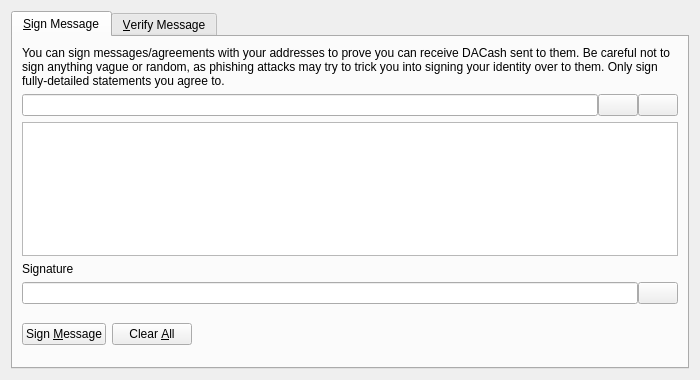
<?xml version="1.0" encoding="UTF-8"?>
<ui version="4.0">
 <class>SignVerifyMessageDialog</class>
 <widget class="QDialog" name="SignVerifyMessageDialog">
  <property name="geometry">
   <rect>
    <x>0</x>
    <y>0</y>
    <width>700</width>
    <height>380</height>
   </rect>
  </property>
  <property name="windowTitle">
   <string>Signatures - Sign / Verify a Message</string>
  </property>
  <property name="modal">
   <bool>true</bool>
  </property>
  <layout class="QVBoxLayout" name="verticalLayout">
   <item>
    <widget class="QTabWidget" name="tabWidget">
     <property name="currentIndex">
      <number>0</number>
     </property>
     <widget class="QWidget" name="tabSignMessage">
      <attribute name="title">
       <string>&amp;Sign Message</string>
      </attribute>
      <layout class="QVBoxLayout" name="verticalLayout_SM">
       <item>
        <widget class="QLabel" name="infoLabel_SM">
         <property name="text">
          <string>You can sign messages/agreements with your addresses to prove you can receive DACash sent to them. Be careful not to sign anything vague or random, as phishing attacks may try to trick you into signing your identity over to them. Only sign fully-detailed statements you agree to.</string>
         </property>
         <property name="textFormat">
          <enum>Qt::PlainText</enum>
         </property>
         <property name="wordWrap">
          <bool>true</bool>
         </property>
        </widget>
       </item>
       <item>
        <layout class="QHBoxLayout" name="horizontalLayout_1_SM">
         <property name="spacing">
          <number>0</number>
         </property>
         <item>
          <widget class="QValidatedLineEdit" name="addressIn_SM">
           <property name="toolTip">
            <string>The DACash address to sign the message with</string>
           </property>
          </widget>
         </item>
         <item>
          <widget class="QPushButton" name="addressBookButton_SM">
           <property name="toolTip">
            <string>Choose previously used address</string>
           </property>
           <property name="text">
            <string/>
           </property>
           <property name="shortcut">
            <string>Alt+A</string>
           </property>
           <property name="autoDefault">
            <bool>false</bool>
           </property>
          </widget>
         </item>
         <item>
          <widget class="QPushButton" name="pasteButton_SM">
           <property name="toolTip">
            <string>Paste address from clipboard</string>
           </property>
           <property name="text">
            <string/>
           </property>
           <property name="shortcut">
            <string>Alt+P</string>
           </property>
           <property name="autoDefault">
            <bool>false</bool>
           </property>
          </widget>
         </item>
        </layout>
       </item>
       <item>
        <widget class="QPlainTextEdit" name="messageIn_SM">
         <property name="toolTip">
          <string>Enter the message you want to sign here</string>
         </property>
        </widget>
       </item>
       <item>
        <widget class="QLabel" name="signatureLabel_SM">
         <property name="text">
          <string>Signature</string>
         </property>
         <property name="textFormat">
          <enum>Qt::PlainText</enum>
         </property>
        </widget>
       </item>
       <item>
        <layout class="QHBoxLayout" name="horizontalLayout_2_SM">
         <property name="spacing">
          <number>0</number>
         </property>
         <item>
          <widget class="QLineEdit" name="signatureOut_SM">
           <property name="font">
            <font>
             <italic>true</italic>
            </font>
           </property>
           <property name="readOnly">
            <bool>true</bool>
           </property>
          </widget>
         </item>
         <item>
          <widget class="QPushButton" name="copySignatureButton_SM">
           <property name="toolTip">
            <string>Copy the current signature to the system clipboard</string>
           </property>
           <property name="text">
            <string/>
           </property>
           <property name="autoDefault">
            <bool>false</bool>
           </property>
          </widget>
         </item>
        </layout>
       </item>
       <item>
        <layout class="QHBoxLayout" name="horizontalLayout_3_SM">
         <item>
          <widget class="QPushButton" name="signMessageButton_SM">
           <property name="toolTip">
            <string>Sign the message to prove you own this DACash address</string>
           </property>
           <property name="text">
            <string>Sign &amp;Message</string>
           </property>
           <property name="autoDefault">
            <bool>false</bool>
           </property>
          </widget>
         </item>
         <item>
          <widget class="QPushButton" name="clearButton_SM">
           <property name="toolTip">
            <string>Reset all sign message fields</string>
           </property>
           <property name="text">
            <string>Clear &amp;All</string>
           </property>
           <property name="autoDefault">
            <bool>false</bool>
           </property>
          </widget>
         </item>
         <item>
          <spacer name="horizontalSpacer_1_SM">
           <property name="orientation">
            <enum>Qt::Horizontal</enum>
           </property>
           <property name="sizeHint" stdset="0">
            <size>
             <width>40</width>
             <height>48</height>
            </size>
           </property>
          </spacer>
         </item>
         <item>
          <widget class="QLabel" name="statusLabel_SM">
           <property name="font">
            <font>
             <weight>75</weight>
             <bold>true</bold>
            </font>
           </property>
           <property name="text">
            <string/>
           </property>
           <property name="wordWrap">
            <bool>true</bool>
           </property>
          </widget>
         </item>
         <item>
          <spacer name="horizontalSpacer_2_SM">
           <property name="orientation">
            <enum>Qt::Horizontal</enum>
           </property>
           <property name="sizeHint" stdset="0">
            <size>
             <width>40</width>
             <height>48</height>
            </size>
           </property>
          </spacer>
         </item>
        </layout>
       </item>
      </layout>
     </widget>
     <widget class="QWidget" name="tabVerifyMessage">
      <attribute name="title">
       <string>&amp;Verify Message</string>
      </attribute>
      <layout class="QVBoxLayout" name="verticalLayout_VM">
       <item>
        <widget class="QLabel" name="infoLabel_VM">
         <property name="text">
          <string>Enter the receiver's address, message (ensure you copy line breaks, spaces, tabs, etc. exactly) and signature below to verify the message. Be careful not to read more into the signature than what is in the signed message itself, to avoid being tricked by a man-in-the-middle attack. Note that this only proves the signing party receives with the address, it cannot prove sendership of any transaction!</string>
         </property>
         <property name="textFormat">
          <enum>Qt::PlainText</enum>
         </property>
         <property name="alignment">
          <set>Qt::AlignLeading|Qt::AlignLeft|Qt::AlignTop</set>
         </property>
         <property name="wordWrap">
          <bool>true</bool>
         </property>
        </widget>
       </item>
       <item>
        <layout class="QHBoxLayout" name="horizontalLayout_1_VM">
         <property name="spacing">
          <number>0</number>
         </property>
         <item>
          <widget class="QValidatedLineEdit" name="addressIn_VM">
           <property name="toolTip">
            <string>The DACash address the message was signed with</string>
           </property>
          </widget>
         </item>
         <item>
          <widget class="QPushButton" name="addressBookButton_VM">
           <property name="toolTip">
            <string>Choose previously used address</string>
           </property>
           <property name="text">
            <string/>
           </property>
           <property name="shortcut">
            <string>Alt+A</string>
           </property>
           <property name="autoDefault">
            <bool>false</bool>
           </property>
          </widget>
         </item>
        </layout>
       </item>
       <item>
        <widget class="QPlainTextEdit" name="messageIn_VM"/>
       </item>
       <item>
        <widget class="QValidatedLineEdit" name="signatureIn_VM"/>
       </item>
       <item>
        <layout class="QHBoxLayout" name="horizontalLayout_2_VM">
         <item>
          <widget class="QPushButton" name="verifyMessageButton_VM">
           <property name="toolTip">
            <string>Verify the message to ensure it was signed with the specified DACash address</string>
           </property>
           <property name="text">
            <string>Verify &amp;Message</string>
           </property>
           <property name="autoDefault">
            <bool>false</bool>
           </property>
          </widget>
         </item>
         <item>
          <widget class="QPushButton" name="clearButton_VM">
           <property name="toolTip">
            <string>Reset all verify message fields</string>
           </property>
           <property name="text">
            <string>Clear &amp;All</string>
           </property>
           <property name="autoDefault">
            <bool>false</bool>
           </property>
          </widget>
         </item>
         <item>
          <spacer name="horizontalSpacer_1_VM">
           <property name="orientation">
            <enum>Qt::Horizontal</enum>
           </property>
           <property name="sizeHint" stdset="0">
            <size>
             <width>40</width>
             <height>48</height>
            </size>
           </property>
          </spacer>
         </item>
         <item>
          <widget class="QLabel" name="statusLabel_VM">
           <property name="font">
            <font>
             <weight>75</weight>
             <bold>true</bold>
            </font>
           </property>
           <property name="text">
            <string/>
           </property>
           <property name="wordWrap">
            <bool>true</bool>
           </property>
          </widget>
         </item>
         <item>
          <spacer name="horizontalSpacer_2_VM">
           <property name="orientation">
            <enum>Qt::Horizontal</enum>
           </property>
           <property name="sizeHint" stdset="0">
            <size>
             <width>40</width>
             <height>48</height>
            </size>
           </property>
          </spacer>
         </item>
        </layout>
       </item>
      </layout>
     </widget>
    </widget>
   </item>
  </layout>
 </widget>
 <customwidgets>
  <customwidget>
   <class>QValidatedLineEdit</class>
   <extends>QLineEdit</extends>
   <header>qvalidatedlineedit.h</header>
  </customwidget>
 </customwidgets>
 <resources>
  <include location="../dacash.qrc"/>
 </resources>
 <connections/>
</ui>
